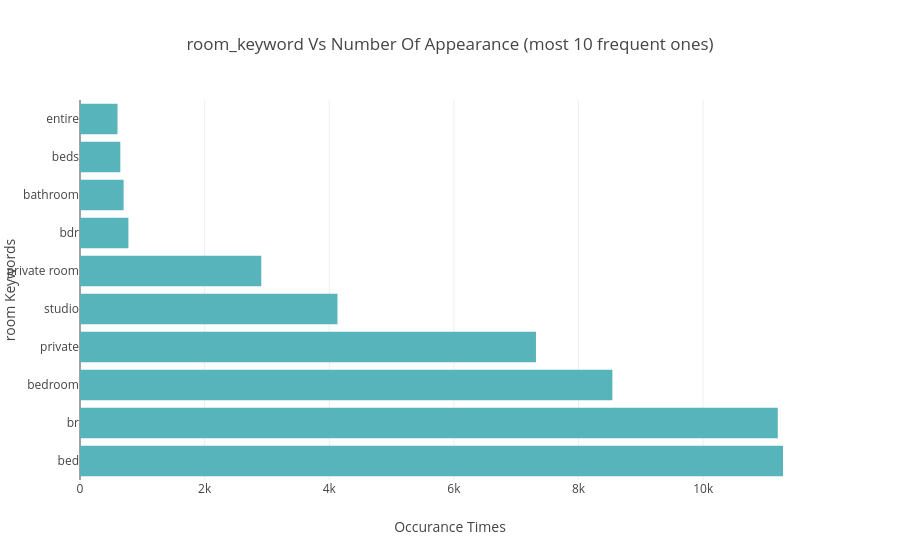

Notebook code for this chart:
### Code cell
#- Visualizing The room keywords Vs Their Counts (only frist 10)
property_df = pd.DataFrame(
        {
            "property"   : roomkeys_count.keys(),
            "appearance" : roomkeys_count.values(), 
        }
    ).sort_values(by='appearance',ascending=False).reset_index()[:10]

px.bar(
    data_frame=property_df
    , x='appearance' , y="property", 
    labels={"appearance":"Occurance Times","property":"room Keywords"},
    title="room_keyword Vs Number Of Appearance (most 10 frequent ones)",
    orientation='h',color_discrete_sequence=["#57B4BA"]
)

### Figure 1 — Plotly figure (JSON) as saved in the notebook; plotly's stock layout.template omitted (floating-point values rounded to 4 significant figures)
{"data": [{"hovertemplate": "Occurance Times=%{x}<br>room Keywords=%{y}<extra></extra>", "legendgroup": "", "marker": {"color": "#57B4BA", "pattern": {"shape": ""}}, "name": "", "orientation": "h", "showlegend": false, "textposition": "auto", "type": "bar", "x": [11281, 11197, 8543, 7317, 4132, 2909, 777, 700, 647, 602], "xaxis": "x", "y": ["bed", "br", "bedroom", "private", "studio", "private room", "bdr", "bathroom", "beds", "entire"], "yaxis": "y"}], "layout": {"barmode": "relative", "legend": {"tracegroupgap": 0}, "title": {"text": "room_keyword Vs Number Of Appearance (most 10 frequent ones)"}, "xaxis": {"anchor": "y", "domain": [0, 1], "title": {"text": "Occurance Times"}}, "yaxis": {"anchor": "x", "domain": [0, 1], "title": {"text": "room Keywords"}}}}
